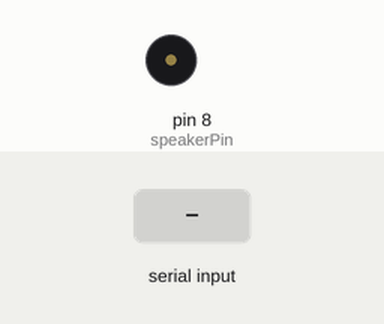
Simulated run of this sketch. Board: Arduino Uno, built with avr-gcc and run on an emulated ATmega328P. On the bench: buzzer (waves = sounding). The inputs (shaded band) are chosen by the test bench.

Above: at 1.2 s.
1.3 s: "H" received over Serial
At 2.6 s:
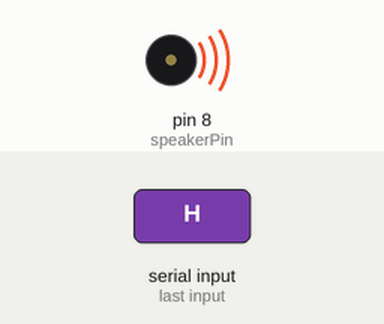
2.9 s: "1" received over Serial
At 3.7 s:
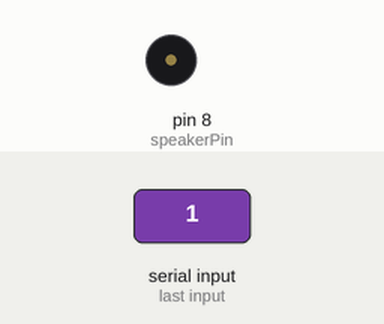
Timing chart, 0 to 5.9 s (numbered marks = the images above; inputs shaded):
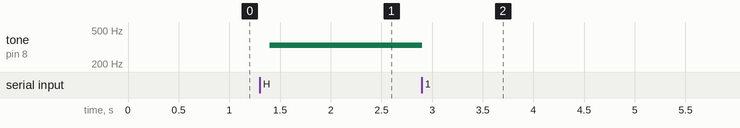

Measured:
- after the input at 1.3 s, tone on pin 8 (speakerPin): silent → 330 Hz after 0.10 s
- after the input at 2.9 s, tone on pin 8 (speakerPin): 330 Hz → silent at once

The sketch:

3B_arduino.ino
```cpp
char val; // Data received from the serial port
int speakerPin = 8;

void setup() {
 pinMode(speakerPin, OUTPUT);
 Serial.begin(9600); // Start serial communication at 9600 bps
}

void loop() {
  while (Serial.available()) { // If data is available to read,
    val = Serial.read(); // read it and store it in val
  }

  if (val == 'H') { // If H was received
    tone(speakerPin, 330, 200); // plays a tone of 262Hz for 200ms
   }

   else {
    tone(speakerPin, 0, 200); // plays a tone of 262Hz for 200ms
   }

   delay(100); // Wait 100 milliseconds for next reading
}
```
